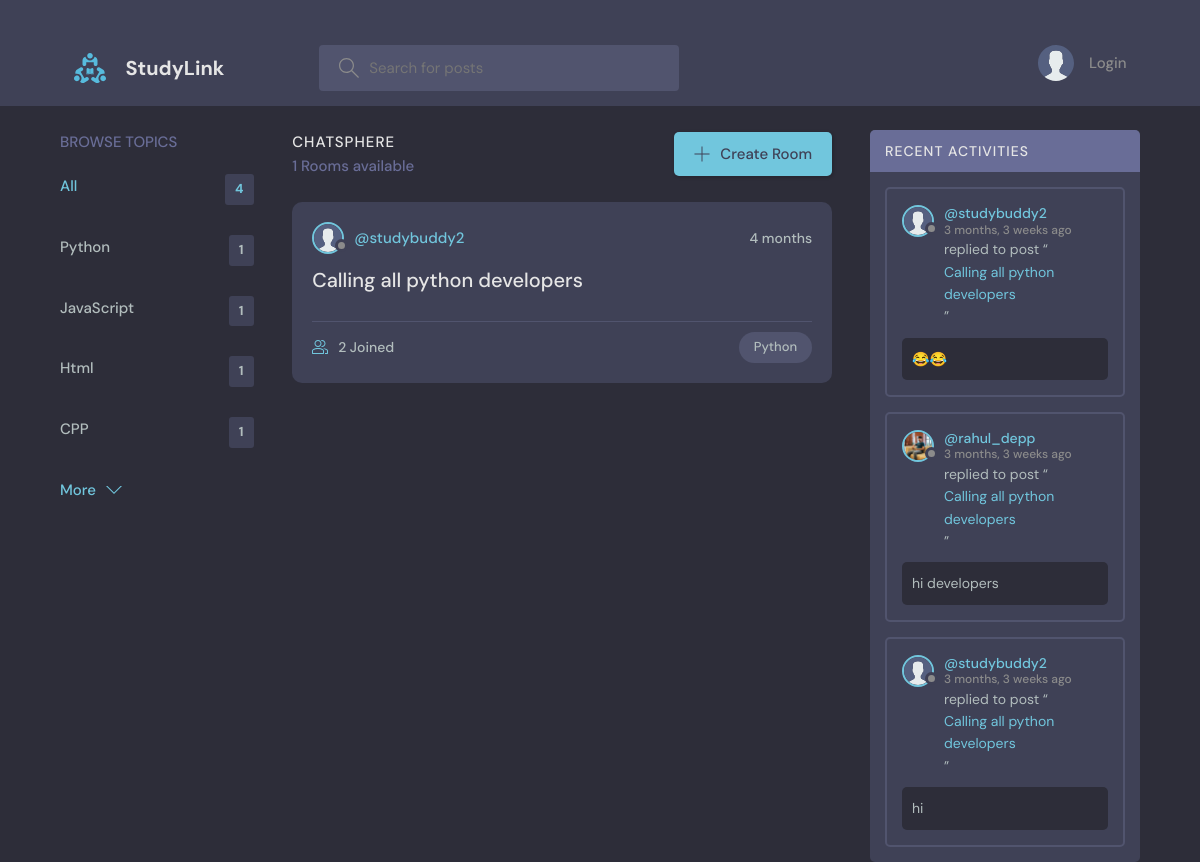
Page /?q=Python on the committed database.
### base/models.py (models this page shows, shortened)
class Topic(models.Model):
    name=models.CharField(max_length=200)

class Room(models.Model):
    host=models.ForeignKey(User,on_delete=models.SET_NULL,null=True)
    topic=models.ForeignKey(Topic,on_delete=models.SET_NULL,null=True)
    name=models.CharField(max_length=200)
    description=models.TextField(null=True, blank=True)
    participants=models.ManyToManyField(User , related_name='participants', blank=True)
    updated=models.DateTimeField(auto_now=True)
    created=models.DateTimeField(auto_now_add=True)
    class Meta:
        ordering =['-updated', '-created']
    def __str__(self):
        return self.name

class User(AbstractUser):
     name=models.CharField(max_length=200,null=True)
     email=models.EmailField(unique=True,null=True)
     bio=models.TextField(null=True)
     avatar=models.ImageField(null=True,default="avatar.svg")
     USERNAME_FIELD='email'
     REQUIRED_FIELDS=[]

class Message(models.Model):
   user=models.ForeignKey(User,on_delete=models.CASCADE)
   room= models.ForeignKey(Room,on_delete=models.CASCADE)
   body= models.TextField(max_length=1000)
   update=models.DateTimeField(auto_now=True)
   created=models.DateTimeField(auto_now_add=True)
   def __str__(self) :
      return self.body[:50]

### base/views.py (the view)
# urls.py: path('',views.Home,name="Home"),
def Home(request):  # sourcery skip: remove-redundant-slice-index
   q=request.GET.get('q') if request.GET.get('q')!=None else ''
   rooms=Room.objects.filter(Q(topic__name__icontains=q)|Q(name__icontains=q)|
                             Q(description__icontains=q))
   topics=Topic.objects.all()[0:4]
   room_count=rooms.count()
   room_messages=Message.objects.filter(Q(room__topic__name__icontains=q)).order_by('-created')
   context={'rooms':rooms,'topics':topics,'room_count':room_count,'room_messages':room_messages}
   return render(request,'base/home.html',context)

### base/templates/base/home.html (shortened to what this page needs)
{% extends 'main.html' %} {% block content %}
<main class="layout layout--3">
  <div class="container">
    {% include 'base/topics_component.html' %}
    <div class="roomList">
      <div class="roomList__header">
        <div>
          <h2>ChatSphere</h2>
          <p>{{room_count}} Rooms available</p>
        </div>
        <a class="btn btn--main" href="{% url 'create-room' %}">
          <svg
            version="1.1"
            xmlns="http://www.w3.org/2000/svg"
            width="32"
            height="32"
            viewBox="0 0 32 32"
          >
            <title>add</title>
            <path
              d="M16.943 0.943h-1.885v14.115h-14.115v1.885h14.115v14.115h1.885v-14.115h14.115v-1.885h-14.115v-14.115z"
            ></path>
          </svg>
          Create Room
        </a>
      </div>
      {% include 'base/feed_component.html' %}
    </div>
    {% include 'base/activity_component.html' %}
  </div>
</main>
{% endblock%}

### base/templates/base/topics_component.html
<div class="topics">
  <div class="topics__header">
    <h2>Browse Topics</h2>
  </div>
  <ul class="topics__list">
    <li>
      <a href="{% url 'Home' %}" class="active"
        >All <span> {{topics.count}}</span></a
      >
    </li>
    {% for topic in topics%}
    <li>
      <a href="{%url 'Home'%}?q={{topic.name}}">
        {{topic.name}} <span>{{topic.room_set.all.count}}</span></a
      >
    </li>
    {% endfor%}
  </ul>
  <a class="btn btn--link" href="{%url 'topics'%}">
    More
    <svg
      version="1.1"
      xmlns="http://www.w3.org/2000/svg"
      width="32"
      height="32"
      viewBox="0 0 32 32"
    >
      <title>chevron-down</title>
      <path d="M16 21l-13-13h-3l16 16 16-16h-3l-13 13z"></path>
    </svg>
  </a>
</div>

### base/templates/base/feed_component.html (shortened to what this page needs)
{%for it in rooms%}
<div class="roomListRoom">
  <div class="roomListRoom__header">
    <a href="{% url 'user-profile' it.host.id %}" class="roomListRoom__author">
      <div class="avatar avatar--small">
        <img src="{{it.host.avatar.url}}" />
      </div>
      <span>@{{it.host.username}}</span>
    </a>
    <div class="roomListRoom__actions">
      <span> {{it.created|timesince}}</span>
    </div>
  </div>
  <div class="roomListRoom__content">
    <a href="{% url 'Room' it.id %}">{{it.name}} </a>
  </div>
  <div class="roomListRoom__meta">
    <a href="{% url 'Room' it.id %}" class="roomListRoom__joined">
      {{it.participants.all.count}} Joined
    </a>
    <p class="roomListRoom__topic">{{it.topic.name}}</p>
  </div>
</div>
{%endfor%}

### base/templates/base/activity_component.html (shortened to what this page needs)
<div class="activities">
  <div class="activities__header">
    <h2>Recent Activities</h2>
  </div>
  {% for message in room_messages %}
  <div class="activities__box">
    <div class="activities__boxHeader roomListRoom__header">
      <a
        href="{% url 'user-profile' message.user.id %}"
        class="roomListRoom__author"
      >
        <div class="avatar avatar--small">
          <img src="{{message.user.avatar.url}}" />
        </div>
        <p>
          @{{message.user.name}}
          <span>{{message.created|timesince}} ago</span>
        </p>
      </a>
    </div>
    <div class="activities__boxContent">
      <p>
        replied to post “<a href="{% url 'Room' message.room.id %}"
          >{{message.room}}</a
        >”
      </p>
      <div class="activities__boxRoomContent">{{message.body}}</div>
    </div>
  </div>
  {% endfor%}
</div>

### rows in the picture
Topic: name "Python", room_set.all.count "1"
Topic: name "JavaScript", room_set.all.count "1"
Topic: name "Html", room_set.all.count "1"
Topic: name "CPP", room_set.all.count "1"
Room: host.avatar (placeholder picture), host.username "studybuddy2", created "4 months", name "Calling all python developers", participants.all.count "2", topic.name "Python"
Message: user.avatar (placeholder picture), user.name "studybuddy2", created "3 months, 3 weeks", room "Calling all python developers", body "😂😂"
Message: user.avatar (picture), user.name "rahul_depp", created "3 months, 3 weeks", room "Calling all python developers", body "hi developers"
Message: user.avatar (placeholder picture), user.name "studybuddy2", created "3 months, 3 weeks", room "Calling all python developers", body "hi"

### other values in the picture
{{ topics.count }} "4"
{{ room_count }} "1"
